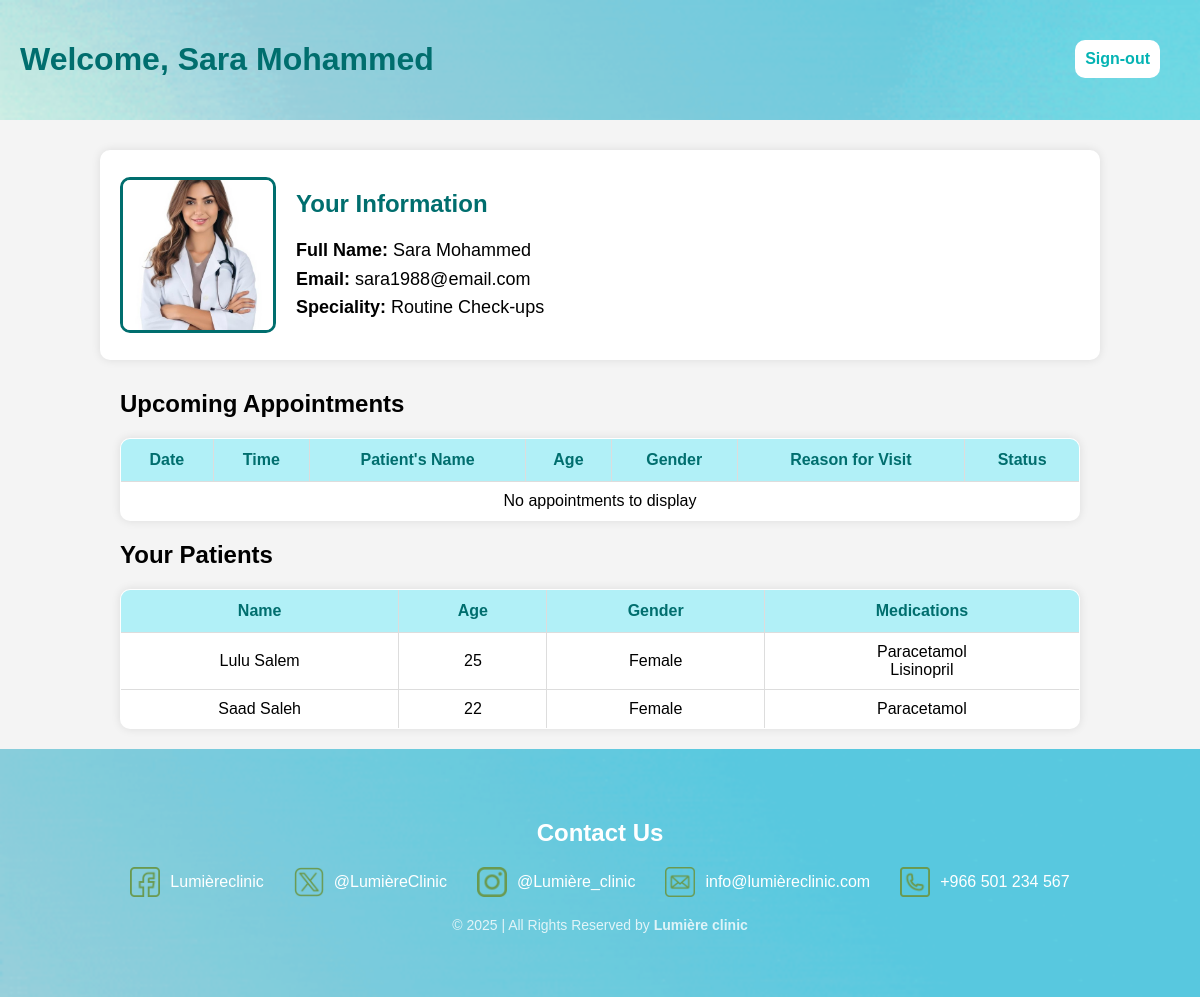
/doctor.php (signed in), run on an earlier commit of the app's database.
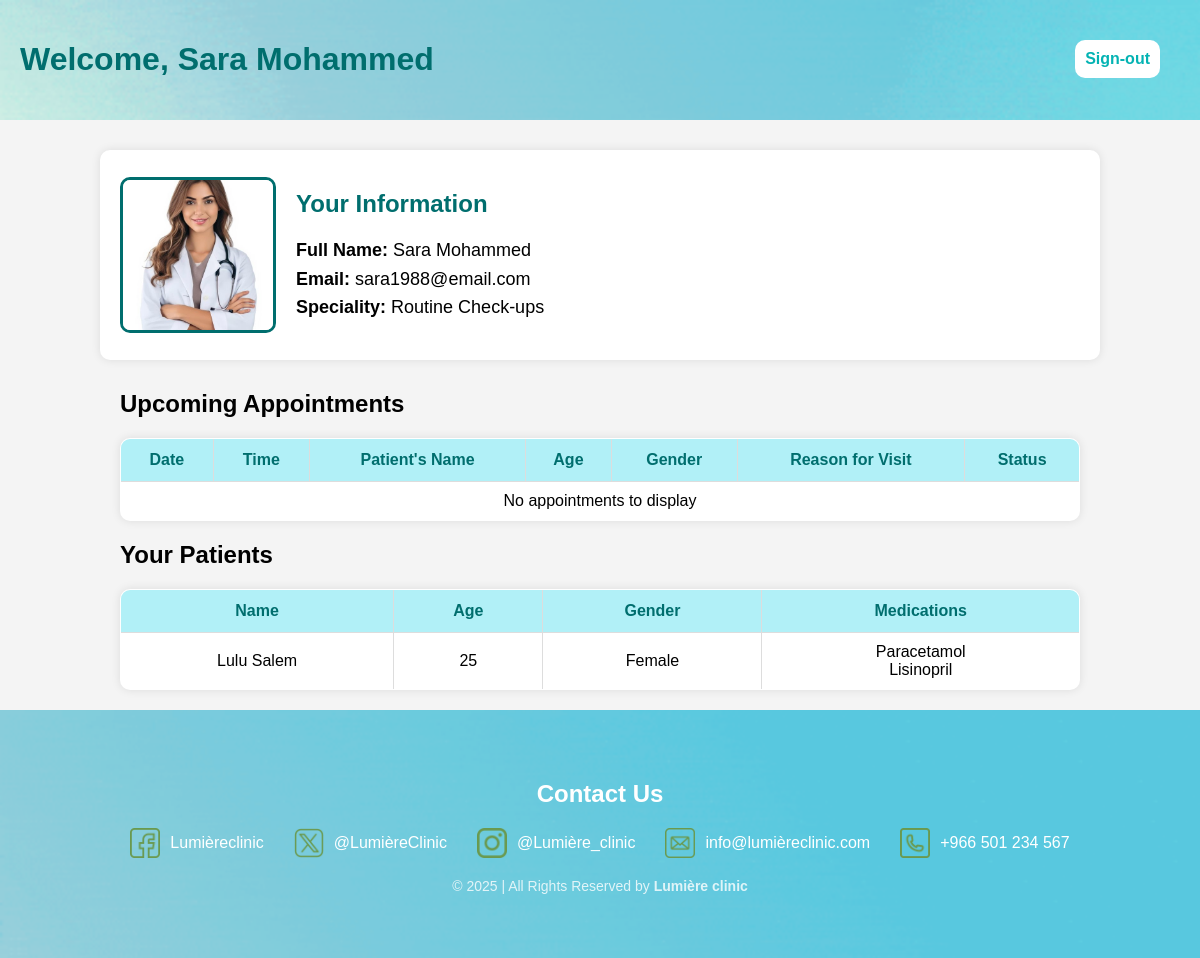
And on a later commit of the database.
### tables this page shows
CREATE TABLE `doctor` (
  `id` int(11) NOT NULL,
  `firstName` varchar(50) NOT NULL,
  `lastName` varchar(50) NOT NULL,
  `uniqueFileName` varchar(255) NOT NULL,
  `specialityID` int(11) NOT NULL,
  `emailAddress` varchar(100) NOT NULL,
  `password` varchar(100) NOT NULL
);

CREATE TABLE `speciality` (
  `id` int(11) NOT NULL,
  `speciality` varchar(100) NOT NULL,
  `group` enum('General Medicine Clinic','Dermatology & Aesthetic Clinic','Dentistry') NOT NULL
);

CREATE TABLE `appointment` (
  `id` int(11) NOT NULL,
  `patientID` int(11) NOT NULL,
  `doctorID` int(11) NOT NULL,
  `date` date NOT NULL,
  `time` time NOT NULL,
  `reason` varchar(255) NOT NULL,
  `status` enum('Pending','Confirmed','Done') NOT NULL DEFAULT 'Pending'
);

CREATE TABLE `patient` (
  `id` int(11) NOT NULL,
  `firstName` varchar(50) NOT NULL,
  `lastName` varchar(50) NOT NULL,
  `Gender` enum('Male','Female') NOT NULL DEFAULT 'Male',
  `DoB` date DEFAULT NULL,
  `emailAddress` varchar(100) NOT NULL,
  `password` varchar(100) NOT NULL
);

CREATE TABLE `medication` (
  `id` int(11) NOT NULL,
  `medicationName` varchar(50) NOT NULL
);

### doctor.php (the view, shortened to what this page needs)
<?php
include_once("inc/db_connection.php");
$user_id = $_SESSION['user_id'];
$user = getDoctorInfo($user_id);
$appointments = getDoctorAppointments($user_id);
$patients = getDoctorPatients($user_id);
function getDoctorInfo($id) {
  global $conn;
  $id = mysqli_real_escape_string($conn, $id);
  $sql = "SELECT d.*, s.speciality FROM `doctor` d LEFT JOIN `speciality` s ON d.specialityID = s.id WHERE d.`id` = '$id';";
  $result = mysqli_query($conn, $sql);
  if ($result) {
      $user = mysqli_fetch_assoc($result);
      return $user;
  }
  return false;
}
function getDoctorAppointments($id) {
  global $conn;
  $id = mysqli_real_escape_string($conn, $id);
  $sql = "SELECT a.*, p.id AS pid, p.firstName, p.lastName, p.Gender, TIMESTAMPDIFF(YEAR, p.`DoB`, CURDATE()) AS age, DATE_FORMAT(a.`time`,'%h:%i %p') AS time2 FROM `appointment` a LEFT JOIN `patient` p ON a.`patientID` = p.`id` WHERE a.`doctorID` = '$id' AND a.`status` != 'Done' ORDER BY a.`date` ASC, a.`time` ASC;";
  $result = mysqli_query($conn, $sql);
  if ($result) {
      return $result;
  }
  return false;
}
function getDoctorPatients($id) {
  global $conn;
  $id = mysqli_real_escape_string($conn, $id);
  $sql = "SELECT a.*, p.firstName, p.lastName, p.Gender, TIMESTAMPDIFF(YEAR, p.`DoB`, CURDATE()) AS age FROM `appointment` a LEFT JOIN `patient` p ON a.`patientID` = p.`id` WHERE a.`doctorID` = '$id'AND a.`status` = 'Done'  ORDER BY p.`firstName`, p.`lastName` ASC;";
  $result = mysqli_query($conn, $sql);
  if ($result) {
      $patients = array();
      foreach($result as $key => $patient) {
          $patient['medications'] = getPatientMedication($patient['patientID'], $patient['doctorID']);
          $patients[] = $patient;
      }
      return $patients;
  }
  return false;
}
function getPatientMedication($patient_id, $doctor_id) {
  global $conn;
  $patientID = mysqli_real_escape_string($conn, $patient_id);
  $doctorID = mysqli_real_escape_string($conn, $doctor_id);
  $sql = "SELECT m.* FROM `medication` m INNER JOIN `prescription` p ON m.`id` = p.`medicationID` LEFT JOIN `appointment` a ON a.`id` = p.`appointmentID` WHERE a.`doctorID` = '$doctorID' AND a.`patientID` = '$patientID';";
  $result = mysqli_query($conn, $sql);
  if ($result) {
      $medications = "";
      foreach($result as $key => $medication) {
        $medications .= $medication['medicationName'] . "<br>\n";
      }
      return $medications;
  }
  return false;
}
?>
<!DOCTYPE html>
<html>
<head>
  <link rel="stylesheet" href="css/doctor.css">
</head>
<body>
  <div class="header">
    <a href="logout.php" id="sign">Sign-out</a>
    <header>
      <h1 id="doctorName">Welcome, <?= $user['firstName']; ?> <?= $user['lastName']; ?></h1>
    </header>
  </div>
  <div class="doctor-info-container">
    <img id="doctorPhoto" src="<?= $user['uniqueFileName']; ?>" alt="Doctor Photo">
    <div class="doctor-details">
      <h2 style="text-align: left; margin-left: 0px;">Your Information</h2>
      <ul id="doctorInfo">
        <li><strong>Full Name:</strong> <?= $user['firstName']; ?> <?= $user['lastName']; ?></li>
        <li><strong>Email:</strong> <?= $user['emailAddress']; ?></li>
        <li><strong>Speciality:</strong> <?= $user['speciality']; ?></li>
      </ul>
    </div>
  </div>
  <section>
    <h2>Upcoming Appointments</h2>
    <div class="table-wrapper">
      <table>
        <thead>
          <tr>
            <th>Date</th>
            <th>Time</th>
            <th>Patient's Name</th>
            <th>Age</th>
            <th>Gender</th>
            <th>Reason for Visit</th>
            <th>Status</th>
          </tr>
        </thead>
        <tbody id="appointmentsTable">
          <?php if ($appointments && mysqli_num_rows($appointments) > 0) {
            foreach ($appointments as $appointment) { ?>
              <tr>
                <td><?= $appointment['date']; ?></td>
                <td><?= $appointment['time2']; ?></td>
                <td><?= $appointment['firstName']; ?> <?= $appointment['lastName']; ?></td>
                <td><?= $appointment['age']; ?></td>
                <td><?= $appointment['Gender']; ?></td>
                <td><?= $appointment['reason']; ?></td>
                <td>
                  <?= $appointment['status']; ?><br>
                  <?php if ($appointment['status'] == 'Pending') { ?>
                    <button class="confirm-btn" data-id="<?= $appointment['id']; ?>">Confirm</button>
                  <?php } else if ($appointment['status'] == 'Confirmed') { ?>
                    <a class="button" href="prescribe.php?aid=<?= $appointment['id']; ?>&pid=<?= $appointment['pid']; ?>">Prescribe</a>
                  <?php } ?>
                </td>
              </tr>
            <?php }
          } else { ?>
            <tr><td colspan="7" style="text-align: center;">No appointments to display</td></tr>
          <?php } ?>
        </tbody>
      </table>
    </div>
  </section>
  <section>
    <h2>Your Patients</h2>
    <table>
      <thead>
        <tr>
          <th>Name</th>
          <th>Age</th>
          <th>Gender</th>
          <th>Medications</th>
        </tr>
      </thead>
      <tbody id="patientsTable">
        <?php if ($patients) {
          foreach ($patients as $patient) { ?>
            <tr>
              <td><?= $patient['firstName']; ?> <?= $patient['lastName']; ?></td>
              <td><?= $patient['age']; ?></td>
              <td><?= $patient['Gender']; ?></td>
              <td><?= $patient['medications']; ?></td>
            </tr>
          <?php }
        } else { ?>
          <tr><td colspan="4" style="text-align: center;">No data to display</td></tr>
        <?php } ?>
      </tbody>
    </table>
  </section>
  <footer class="footer">
    <h2>Contact Us</h2>
    <ul>
      <li><img src="images/facebook.png" alt="facebook" /> <a href="#">Lumièreclinic</a></li>
      <li><img src="images/social-media.png" alt="x" /> <a href="#">@LumièreClinic</a></li>
      <li><img src="images/instagram.png" alt="instagram" /> <a href="#">@Lumière_clinic</a></li>
      <li><img src="images/mail.png" alt="gmail" /> <a href="#">info@lumièreclinic.com</a></li>
      <li><img src="images/phone.png" alt="phone" /> <a href="#">+966 501 234 567</a></li>
    </ul>
    <div class="copyright">
      <p>© 2025 | All Rights Reserved by <strong>Lumière clinic</strong></p>
    </div>
  </footer>
</body>
</html>

### css/doctor.css (style rules this page uses)
body { margin: 0; padding: 0; font-family: Arial, sans-serif; background-color: #f4f4f4; }
.header { background-image: url("../images/Background.gif"); background-size: cover; background-position: center; padding: 20px; text-align: left; color: #006e6e; position: relative; }
#sign { background-color: white; color: #04b3b3; text-decoration: none; border: none; border-radius: 10px; padding: 10px; font-size: 16px; font-weight: bold; transition: all 0.3s ease; float: right; margin-right: 20px; margin-top: 20px; }
.doctor-info-container { display: flex; align-items: center; justify-content: left; margin: 30px auto; padding: 20px; background: white; width: 80%; border-radius: 10px; box-shadow: 0px 0px 10px rgba(0, 0, 0, 0.1); flex-wrap: wrap; }
#doctorPhoto { width: 150px; height: 150px; object-fit: cover; border-radius: 10px; border: 3px solid #006e6e; margin-right: 20px; }
.doctor-details { text-align: left; flex: 1; }
.doctor-details h2 { color: #006e6e; margin-bottom: 10px; }
#doctorInfo { list-style: none; padding: 0; font-size: 18px; line-height: 1.6; }
section h2 { text-align: left; margin-left: 10%; }
table { width: 80%; margin: 20px auto; border-collapse: collapse; background-color: white; border-radius: 10px; overflow: hidden; box-shadow: 0px 0px 10px rgba(0, 0, 0, 0.1); }
table, th, td { border: 1px solid #ddd; }
th { background-color: #B1F0F7; color: #006e6e; font-family: Arial; padding: 12px; }
td { padding: 10px; text-align: center; }
.footer { background-image: url("../images/Background.gif"); background-size: cover; color: white; padding: 50px 20px; text-align: center; }
.footer h2 { font-size: 24px; margin-bottom: 20px; }
.footer ul { list-style: none; display: flex; flex-wrap: wrap; justify-content: center; gap: 30px; padding: 0; }
.footer li { display: flex; align-items: center; font-size: 16px; gap: 10px; }
.footer img { width: 30px; height: 30px; transition: 0.3s; }
.footer a { color: white; text-decoration: none; }
.copyright { margin-top: 20px; font-size: 14px; opacity: 0.8; }

What changed in the data, as far as the page shows it:
removed appointment: patientID.firstName "Saad", patientID.lastName "Saleh", age "22", patientID.Gender "Female", medication (medicationName "Paracetamol")
